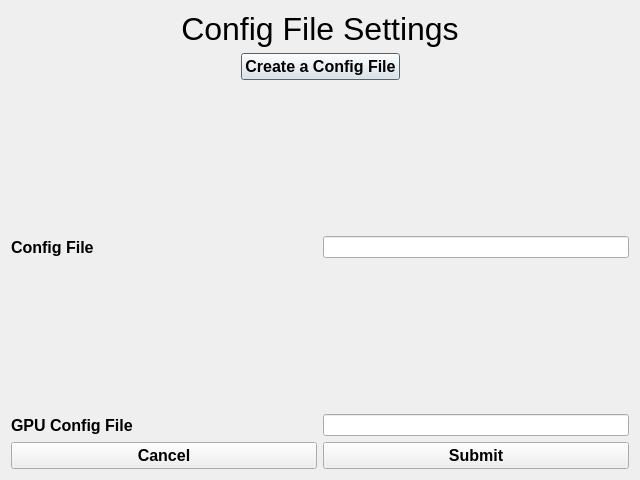
<?xml version="1.0" encoding="UTF-8"?>
<ui version="4.0">
 <class>configFileSettings</class>
 <widget class="QDialog" name="configFileSettings">
  <property name="geometry">
   <rect>
    <x>0</x>
    <y>0</y>
    <width>640</width>
    <height>480</height>
   </rect>
  </property>
  <property name="windowTitle">
   <string>Config File Settings</string>
  </property>
  <layout class="QGridLayout" name="gridLayout" rowstretch="0,10,0">
   <item row="0" column="0">
    <layout class="QVBoxLayout" name="verticalLayout">
     <item>
      <widget class="QLabel" name="configFileSettingsLabel">
       <property name="font">
        <font>
         <pointsize>24</pointsize>
        </font>
       </property>
       <property name="text">
        <string>Config File Settings</string>
       </property>
       <property name="alignment">
        <set>Qt::AlignCenter</set>
       </property>
      </widget>
     </item>
    </layout>
   </item>
   <item row="1" column="0">
    <layout class="QVBoxLayout" name="verticalLayout_2" stretch="1,1,1,1,1">
     <item>
      <layout class="QHBoxLayout" name="horizontalLayout_2">
       <item>
        <spacer name="horizontalSpacer">
         <property name="orientation">
          <enum>Qt::Horizontal</enum>
         </property>
         <property name="sizeHint" stdset="0">
          <size>
           <width>40</width>
           <height>20</height>
          </size>
         </property>
        </spacer>
       </item>
       <item>
        <widget class="QPushButton" name="createAConfigFileButton">
         <property name="font">
          <font>
           <pointsize>12</pointsize>
           <bold>true</bold>
          </font>
         </property>
         <property name="text">
          <string>Create a Config File</string>
         </property>
        </widget>
       </item>
       <item>
        <spacer name="horizontalSpacer_2">
         <property name="orientation">
          <enum>Qt::Horizontal</enum>
         </property>
         <property name="sizeHint" stdset="0">
          <size>
           <width>40</width>
           <height>20</height>
          </size>
         </property>
        </spacer>
       </item>
      </layout>
     </item>
     <item>
      <spacer name="verticalSpacer">
       <property name="orientation">
        <enum>Qt::Vertical</enum>
       </property>
       <property name="sizeHint" stdset="0">
        <size>
         <width>20</width>
         <height>40</height>
        </size>
       </property>
      </spacer>
     </item>
     <item>
      <layout class="QHBoxLayout" name="horizontalLayout_4" stretch="1,1">
       <item>
        <widget class="QLabel" name="configFileLabel">
         <property name="font">
          <font>
           <pointsize>12</pointsize>
           <bold>true</bold>
          </font>
         </property>
         <property name="text">
          <string>Config File</string>
         </property>
        </widget>
       </item>
       <item>
        <widget class="QLineEdit" name="configFileLineEdit"/>
       </item>
      </layout>
     </item>
     <item>
      <spacer name="verticalSpacer_2">
       <property name="orientation">
        <enum>Qt::Vertical</enum>
       </property>
       <property name="sizeHint" stdset="0">
        <size>
         <width>20</width>
         <height>40</height>
        </size>
       </property>
      </spacer>
     </item>
     <item>
      <layout class="QHBoxLayout" name="horizontalLayout_5" stretch="1,1">
       <item>
        <widget class="QLabel" name="gpuConfigFilelabel">
         <property name="font">
          <font>
           <pointsize>12</pointsize>
           <bold>true</bold>
          </font>
         </property>
         <property name="text">
          <string>GPU Config File</string>
         </property>
        </widget>
       </item>
       <item>
        <widget class="QLineEdit" name="gpuConfigFileLineEdit"/>
       </item>
      </layout>
     </item>
    </layout>
   </item>
   <item row="2" column="0">
    <layout class="QVBoxLayout" name="verticalLayout_3">
     <item>
      <layout class="QHBoxLayout" name="horizontalLayout">
       <item>
        <widget class="QPushButton" name="cancelButton">
         <property name="font">
          <font>
           <pointsize>12</pointsize>
           <bold>true</bold>
          </font>
         </property>
         <property name="text">
          <string>Cancel</string>
         </property>
        </widget>
       </item>
       <item>
        <widget class="QPushButton" name="submitButton">
         <property name="font">
          <font>
           <pointsize>12</pointsize>
           <bold>true</bold>
          </font>
         </property>
         <property name="text">
          <string>Submit</string>
         </property>
        </widget>
       </item>
      </layout>
     </item>
    </layout>
   </item>
  </layout>
 </widget>
 <resources/>
 <connections/>
</ui>
